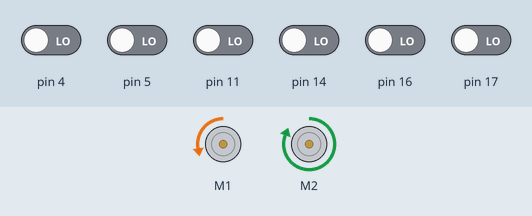
The sketch below on a simulated Arduino Uno, built with avr-gcc and run on an emulated ATmega328P. On the bench: 2 × DC motor (green arrow = forward, orange = backward, longer = faster). Inputs (shaded band) come from the test bench; at power-on: pin 4, pin 5, pin 11, pin 14, pin 16, pin 17 LOW.

Above: at 6.2 s.
6.3 s: pin 5 driven HIGH
At 7.34 s:
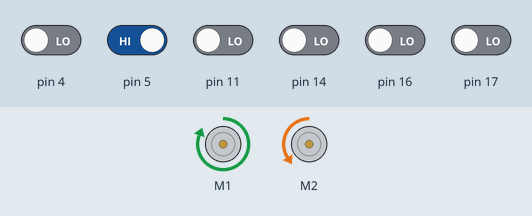
9.3 s: pin 4 driven HIGH
At 9.6 s:
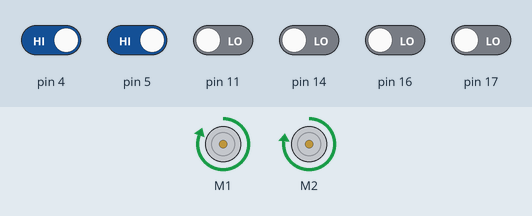
10.8 s: pin 11 driven HIGH
At 12.0 s:
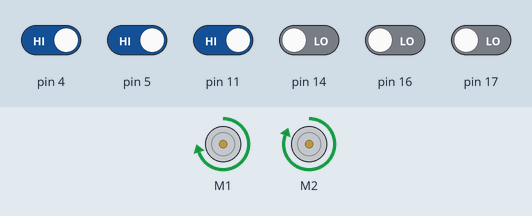
13.8 s: pin 16 driven HIGH
15.3 s: pin 5 driven LOW
At 15.57 s:
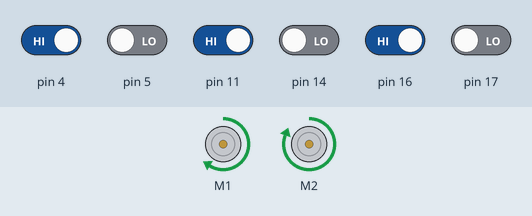
18.3 s: pin 17 driven HIGH
Timing chart, 0 to 20.8 s (numbered marks = the images above; inputs shaded):
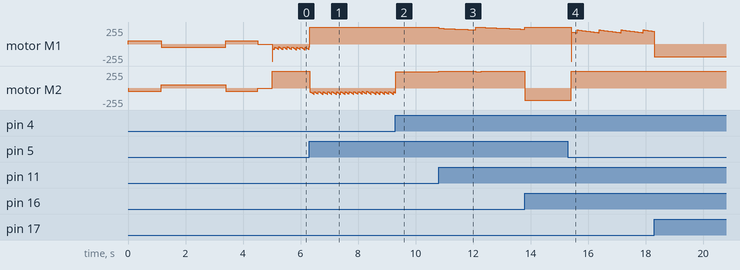

The sketch:

Attempt3.ino
```cpp
#include <Wire.h>
#include <ZumoShield.h>

ZumoMotors motors;
ZumoReflectanceSensorArray linesensors(QTR_NO_EMITTER_PIN);

void setup() {
  int i;
  int spin_direction = 1;
  motors.setSpeeds(80*spin_direction, -80*spin_direction);
  for(i = 0; i<100; i++){
    linesensors.calibrate();
    if(i%50 == 25){ // every 50 loops, starting on loop 25...
      spin_direction = -spin_direction;
      motors.setSpeeds(80*spin_direction, -80*spin_direction);
    }
    delay(20);
  }
  motors.setSpeeds(0,0);
  delay(500);
}

unsigned int sensor_vals[6];
const int THRESHOLD = 600;
const int LEFT_SPEED = 400;
const int RIGHT_SPEED = 0.96 * LEFT_SPEED;
int line_position;

void loop() {
  line_position = linesensors.readLine(sensor_vals);

  if(sensor_vals[0] > THRESHOLD && sensor_vals[1] > THRESHOLD){
    turn_left();
  } else if(sensor_vals[4] > THRESHOLD && sensor_vals[5] > THRESHOLD){
    turn_right();
  } else {
    follow_line();
  }
}

void turn_left() {
  motors.setSpeeds(-LEFT_SPEED*0.75, RIGHT_SPEED*1.5);
  linesensors.read(sensor_vals);
  while(sensor_vals[0] > THRESHOLD && sensor_vals[1] > THRESHOLD){
      linesensors.read(sensor_vals);
  }
  delay(115);
}

void turn_right() {
  motors.setSpeeds(LEFT_SPEED*1.5, -RIGHT_SPEED*0.75);
  linesensors.read(sensor_vals);
  while(sensor_vals[4] > THRESHOLD && sensor_vals[5] > THRESHOLD){
      linesensors.read(sensor_vals);
  }
  delay(115);
}

double PROPORTION_GAIN = 0.2;
double DERIVATIVE_GAIN = 3;
double INTEGRAL_GAIN = 0.001;
int last_error = 0;
int total_error = 0;

void follow_line() {
  int line_position = linesensors.readLine(sensor_vals);
  int error = line_position - 2500;
  int error_change = error - last_error;
  int left_speed = LEFT_SPEED + PROPORTION_GAIN * error + DERIVATIVE_GAIN * error_change + INTEGRAL_GAIN * total_error;
  int right_speed = RIGHT_SPEED + -PROPORTION_GAIN * error + -DERIVATIVE_GAIN * error_change + -INTEGRAL_GAIN * total_error;
  last_error = error;
  total_error = total_error + error;
  motors.setSpeeds(left_speed, right_speed);
}
```

Measured:
- after the input at 6.3 s, motor M2: ramps from backward 52/255 to backward 94/255 and jumps back, once every 0.15 s
- after the input at 15.3 s, motor M2: backward 183/255 → forward 255/255 after 0.12 s
